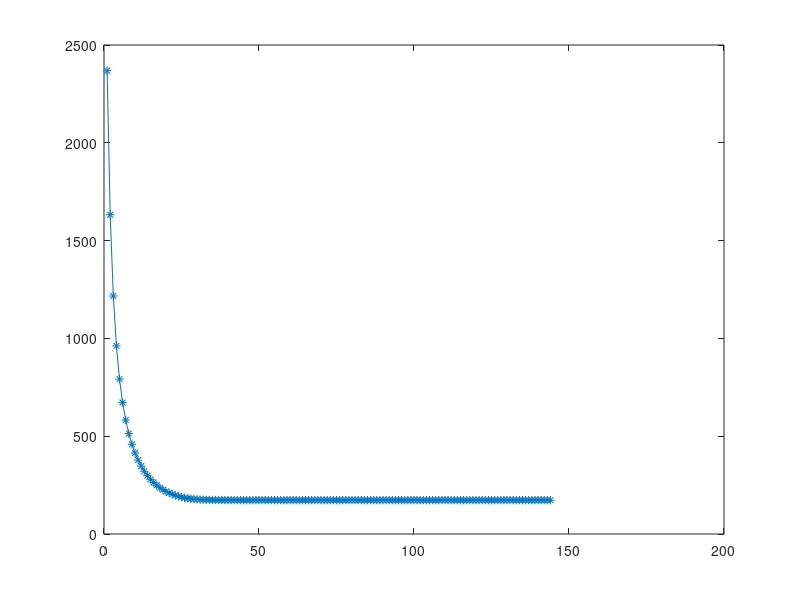

The MATLAB script that drew this image: (Note: this script raises an error after producing the figure.)
%%% Example 1: Lasso via Variable Augmentation and Projected Gradient Descent
n = 1000;
d = 500;
s = 10;
X = randn(n, d);
betastar = zeros(d, 1);
betastar(1:s) = rand(s, 1);
sigma = 0.2;
epsilons = randn(n, 1);
y = X * betastar + sigma * epsilons;


Z = [X  -X];

lambda = sigma * sqrt(2 * log(d) * n); 
obj = @(theta) sum((y - Z * theta).^2) + lambda * sum(theta);
grad = @(theta) -2 * Z' * (y - Z * theta) + lambda * ones(2*d, 1);

L = 2 * norm(Z).^2;

% initial solution
maxiter = 1000;
obj_values = zeros(maxiter, 1);
thetacur = zeros(2*d, 1); 

iter = 0;
tol = 1E-8;

while iter < maxiter
    
    gr = grad(thetacur);
    
    z = (thetacur - 1/L * gr);
    zplus = z .* (z >= 0); % truncation at zero 
      
    if norm(zplus - thetacur) < tol
       flag = true;
    end
        
    thetacur = zplus;
    iter = iter + 1;
    obj_values(iter) = obj(thetacur);
    
    if flag
        break;
    end
    
end

plot(1:iter, obj_values(1:iter), '-*')

% check that only positive or negative part are "on" (i.e., non-zero), 
% but not both
dot(thetacur(1:d), thetacur((d+1):end))

% subtract positive and negative parts to convert to the original set 
% of variables from the augmented set of variables
betahat = thetacur(1:d) - thetacur((d+1):end);
sum(abs(betahat) > 0)

% check results with cvx
cvx_begin
variable bet(d)
minimize sum((y - X * bet).^2) + lambda * norm(bet, 1)
cvx_end


norm(bet - betahat)


%%% Example 2: Group Lasso via Proximal Gradient Descent
clear all

d = 1000; % 1000 variables altogether 
K = 20; % 20 groups 
m = d/K; % number of variables per group
% for simplicity groups are given by
% {1,...,50},{51,...,100},...{951,...,1000}.

reg = @(x) sum(sqrt(sum(reshape(x, [m K]).^2, 1))); % function implementating group lasso regularizer
prox = @(xsub, lambda) max((1 - lambda/norm(xsub)), 0) * xsub; % prox operator for this specific regularizer 

% data generation
s = 5; % suppose 5 out of 20 groups have non-zero coefficients   
rprm = randperm(K);
supp = rprm(1:s);

beta = zeros(d, 1);

for j=1:numel(supp)
    beta(m * (supp(j)-1)+1:supp(j)*m) = randn(m,1);
end

beta = beta/norm(beta);

n = 1500;
frac_labelflip = 0.025;
xi = 2*(rand(n, 1) > frac_labelflip) - 1;
X = randn(n, d);
y = xi .* sign(X * beta);

%%% define gradient etc.

f = @(theta) theta(1) * ones(n, 1) + X * theta(2:end);
foo = @(f) sum(log(1 + exp(-y .* f)));
grad = @(theta) [ones(n, 1) X]' * (-y ./ (1 + exp(y .* f(theta))));
L = 0.25 * (norm([ones(n, 1) X]).^2);


maxiter = 2000;
function_values = zeros(maxiter, 1);
function_values_acc = zeros(maxiter, 1); 

%%% (oracle) choice of the regularization parameter 
gradbeta = grad([0; beta]);
gradbeta = gradbeta(2:end);
lambda = max(sqrt(sum(reshape(gradbeta, [m K]).^2, 1))); % from statistical theory (Negahban et al, Statistical Science)

thetacur = zeros(d+1, 1); 

iter = 0;
tol = 1E-6;
flag = false;

while iter < maxiter
    gr = grad(thetacur);
    
    zprox = zeros(d+1, 1);
    z = thetacur - 1/L * gr;
    
    zprox(1) = z(1);
    
    for j=1:K
        ix_in_groupj = 1 + (m * (j-1)+1:j*m);
        zprox(ix_in_groupj) = prox(z(ix_in_groupj), lambda/L);
    end

      
    if norm(zprox - thetacur) < tol % stopping criterion
       norm(zprox - thetacur)
       flag = true;
    end
        
    thetacur = zprox;
    iter = iter + 1;
    function_values(iter) = foo(f(thetacur)) + lambda * reg(thetacur(2 : end)); % note that the intercept is not regularized
    
    if flag
        break;
    end
    
end


% code with Nesterov acceleration

thetacur = zeros(d+1, 1); 
thetaprev = thetacur;

iter = 0;
tol = 1E-6;
flag = false;
  
 while iter < maxiter
     
     aux = thetacur + ((iter - 1) / (iter + 2)) * (thetacur - thetaprev);
     thetaprev = thetacur;
     
     gr = grad(aux);
     
     zprox = zeros(d+1, 1);
     z = aux - 1/L * gr;
     
     zprox(1) = z(1);
     
     for j=1:K
         ix_in_groupj = 1 + (m * (j-1)+1:j*m);
         zprox(ix_in_groupj) = prox(z(ix_in_groupj), lambda/L);
     end
     
     
     if norm(zprox - thetacur) < tol % stopping criterion
         norm(zprox - thetacur)
         flag = true;
     end
     
     thetacur = zprox;
     iter = iter + 1;
     function_values_acc(iter) = foo(f(thetacur)) + lambda * reg(thetacur(2 : end)); % note that the intercept is not regularized
     
     if flag
         break;
     end
    
 end
   
  
figure
hold on
plot(function_values(1:30,:))
plot(function_values_acc(1:30,:))
